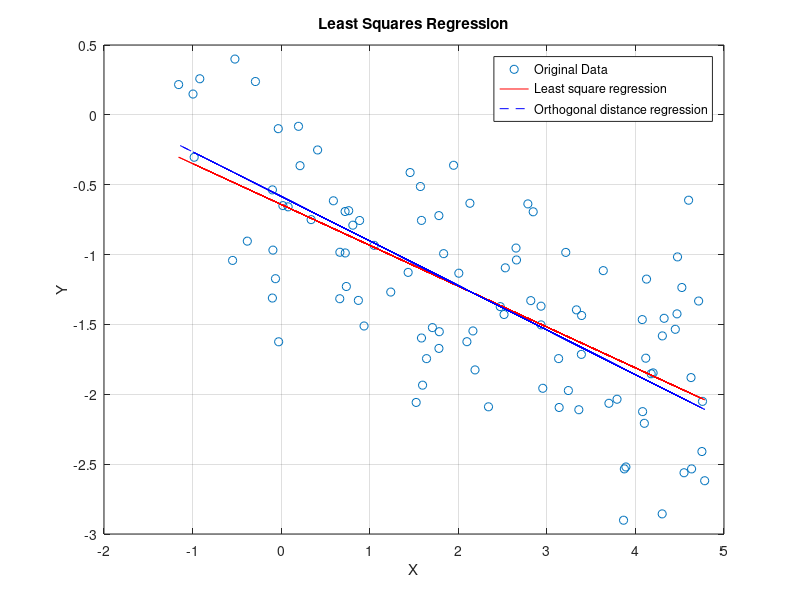

Here is the MATLAB script that generated this plot:
clear
clc
close all


a = [  4.5241380e+00
   3.3837307e-01
   2.8184648e+00
   1.7815150e+00
   4.1994886e+00
   3.7923416e+00
   1.5844128e+00
  -9.9503347e-01
   3.8658781e+00
   1.7078034e+00
   2.7856838e+00
   4.3039290e+00
   4.4501691e+00
   3.2133845e+00
   1.9587458e-01
   1.5243849e+00
   4.4750435e+00
   4.7134680e+00
   1.5844108e+00
   4.5486737e+00
  -3.2383252e-02
   7.6273893e-01
   3.7006973e+00
  -1.1574420e+00
  -5.4820062e-01
   7.8899561e-02
   2.1337087e-01
   2.6568957e+00
   6.6301612e-01
   4.1166204e-01
  -9.8196144e-01
   3.3896113e+00
   1.5725128e+00
   4.7818596e+00
   1.7808352e+00
   1.9470842e+00
   4.0772172e+00
   2.0973557e+00
   1.9360890e-02
   2.4735522e+00
   3.8925682e+00
  -5.2187581e-01
   2.9538992e+00
   1.4338598e+00
   4.1166350e+00
   1.6413744e+00
   3.3923685e+00
   1.4559051e+00
   7.2376219e-01
  -9.2920721e-02
  -9.8787351e-02
   3.1327397e+00
   8.7204852e-01
   2.1312775e+00
  -9.8522619e-02
   2.9340590e+00
   1.5967443e+00
   4.3018716e+00
   4.3238934e+00
   2.5308270e+00
   1.8346368e+00
   4.1251569e+00
   4.1007219e+00
   2.8456406e+00
   4.4692977e+00
   2.9341643e+00
   8.0943624e-01
   9.3609290e-01
   8.8589010e-01
   2.3410378e+00
   3.1387333e+00
   7.2186392e-01
   3.8748653e+00
   2.6517900e+00
   1.2377087e+00
   3.2429231e+00
   2.1888885e+00
   2.1653392e+00
   3.3340562e+00
   2.5165386e+00
   4.1776861e+00
   4.7506537e+00
   2.0060902e+00
   4.0810577e+00
  -6.3913025e-02
   4.6339534e+00
   5.8985859e-01
   7.3611535e-01
   4.6276739e+00
   3.6368448e+00
  -2.9050402e-01
  -9.1842658e-01
   4.6003229e+00
  -2.8041337e-02
   1.0504251e+00
   3.3610622e+00
   6.6180266e-01
   1.7853554e+00
  -3.8195700e-01
   4.7570196e+00 ];
b =[  -1.2356626e+00
  -7.4975021e-01
  -1.3297026e+00
  -1.6716730e+00
  -1.8468763e+00
  -2.0354095e+00
  -7.5550847e-01
   1.4902562e-01
  -2.9013676e+00
  -1.5226525e+00
  -6.3724533e-01
  -1.5821025e+00
  -1.5348489e+00
  -9.8448541e-01
  -8.2028312e-02
  -2.0583333e+00
  -1.0166850e+00
  -1.3325046e+00
  -1.5971375e+00
  -2.5616077e+00
  -9.8918945e-02
  -6.8589110e-01
  -2.0644911e+00
   2.1662526e-01
  -1.0418077e+00
  -6.5834414e-01
  -3.6374990e-01
  -1.0384855e+00
  -9.8339691e-01
  -2.5127485e-01
  -3.0327553e-01
  -1.7144100e+00
  -5.1287419e-01
  -2.6187549e+00
  -7.2108408e-01
  -3.6085297e-01
  -1.4653641e+00
  -1.6235328e+00
  -6.4961081e-01
  -1.3724448e+00
  -2.5201927e+00
   3.9935101e-01
  -1.9569559e+00
  -1.1274982e+00
  -1.7416102e+00
  -1.7448600e+00
  -1.4360023e+00
  -4.1283160e-01
  -9.8835438e-01
  -9.6803336e-01
  -1.3110977e+00
  -1.7445631e+00
  -1.3279936e+00
  -6.3281596e-01
  -5.3695693e-01
  -1.5031730e+00
  -1.9347602e+00
  -2.8559946e+00
  -1.4561247e+00
  -1.0949599e+00
  -9.9342047e-01
  -1.1755900e+00
  -2.2077312e+00
  -6.9384953e-01
  -1.4243222e+00
  -1.3692815e+00
  -7.8960456e-01
  -1.5111367e+00
  -7.5606350e-01
  -2.0895984e+00
  -2.0943709e+00
  -6.9176937e-01
  -2.5339267e+00
  -9.5327173e-01
  -1.2682943e+00
  -1.9731692e+00
  -1.8255348e+00
  -1.5465780e+00
  -1.3956933e+00
  -1.4289097e+00
  -1.8530694e+00
  -2.4097000e+00
  -1.1333136e+00
  -2.1241602e+00
  -1.1726448e+00
  -2.5341579e+00
  -6.1506976e-01
  -1.2284613e+00
  -1.8804491e+00
  -1.1149614e+00
   2.3862782e-01
   2.5836210e-01
  -6.1086317e-01
  -1.6242218e+00
  -9.3392579e-01
  -2.1105728e+00
  -1.3159646e+00
  -1.5520883e+00
  -9.0383606e-01
  -2.0507324e+00 ];

% Least square fit
% Degree of the polynomial (for linear regression, use 1)
degree = 1;

% Perform least squares regression
coefficients = polyfit(a, b, degree);

% Create a polynomial with the obtained coefficients
fit_polynomial = polyval(coefficients, a);

% Plot the original data and the fitted line
figure;
plot(a, b, 'o', 'DisplayName', 'Original Data');
hold on;
plot(a, fit_polynomial, 'r-', 'DisplayName', 'Least square regression');
xlabel('X');
ylabel('Y');
title('Least Squares Regression');
legend('show');
grid on;

% Plot the orthogonal distance regression
% First constant we need from those two vectors
rho = corr(a,b);
sa = std(a);
sb = std(b);
ma = mean(a);
mb = mean(b);
coeff_vector = [rho,sa/sb-sb/sa,-rho];
% Since we know rho is smaller than 0, the root we're after < 0
roots_vector = roots(coeff_vector);
neg_root = roots_vector(real(roots_vector)==min(real(roots_vector)));
c2 = neg_root;
c1 = mb - ma*c2;
plot(a,c2*a+c1,'b--','DisplayName','Orthogonal distance regression');








